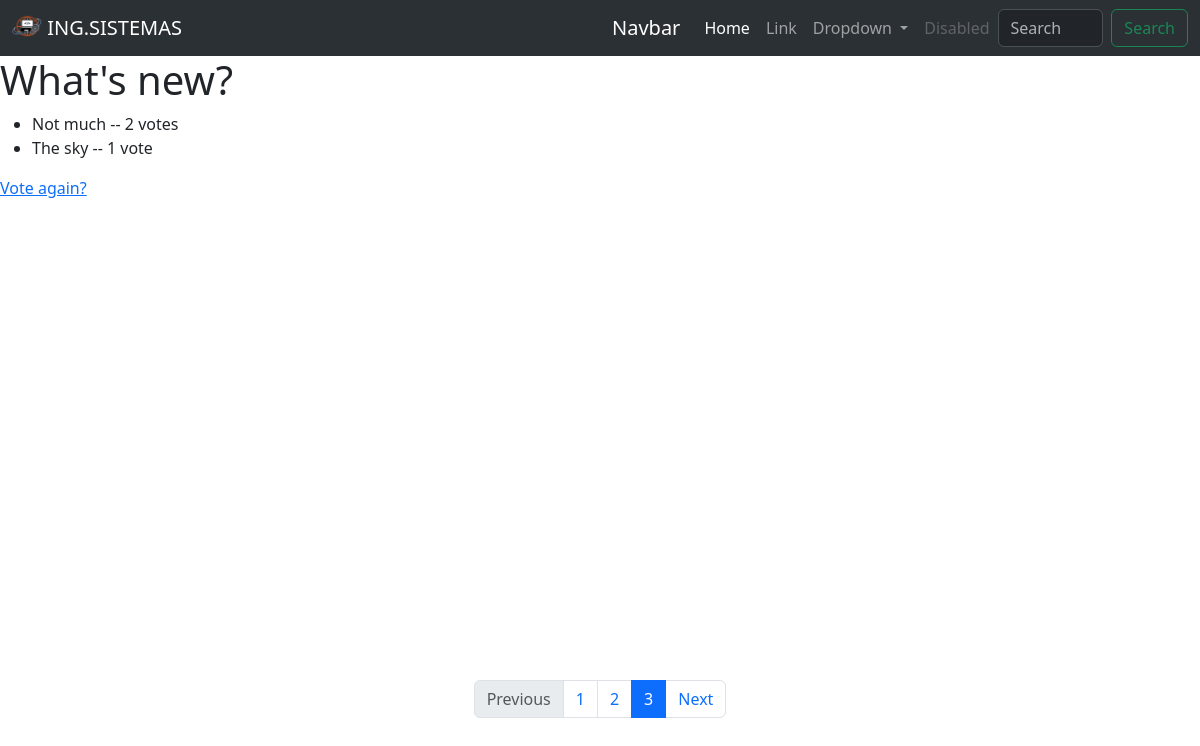
Before: /polls/1/results/ with the older database file.
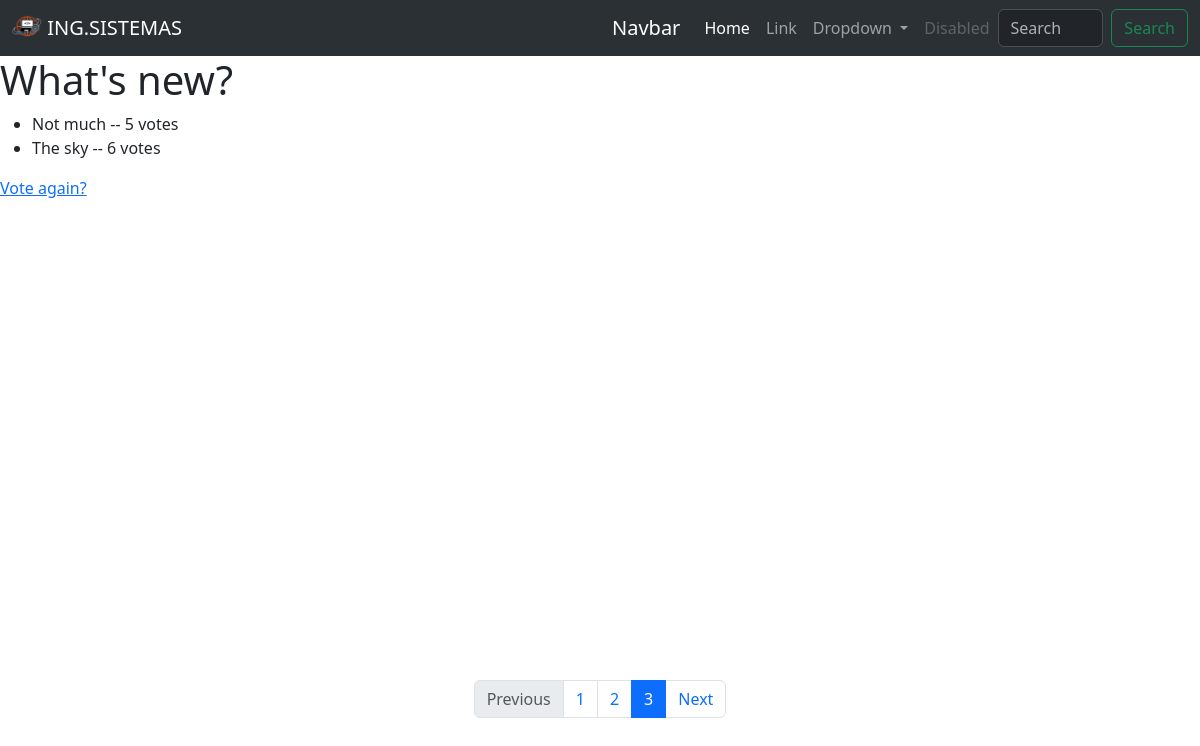
After: the same page with the newer database file.
### polls/models.py (models this page shows, shortened)
class Question(models.Model):
    question_text = models.CharField(max_length=200)
    pub_date = models.DateTimeField("date published")

class Choice(models.Model):
    question = models.ForeignKey(Question, on_delete=models.CASCADE)
    choice_text = models.CharField(max_length=200)
    votes = models.IntegerField(default=0)

### polls/views.py (the view)
# urls.py: path("<int:pk>/results/", views.ResultsView.as_view(), name="results"),
class ResultsView(generic.DetailView):
    model = Question
    template_name = "polls/results.html"

### polls/templates/polls/results.html (shortened to what this page needs)
<!doctype html>
<html lang="en">
<head>
    <link href="https://cdn.jsdelivr.net/npm/bootstrap@5.3.2/dist/css/bootstrap.min.css" rel="stylesheet"
>
</head>
<body>
    <nav class="navbar navbar-expand-lg bg-body-tertiary" data-bs-theme="dark">
        <div class="container-fluid">
          <a class="navbar-brand" href="#">
            <img src="../../static/polls/images/Logo_ISIC.png" alt="Logo" width="30" height="24"
              class="d-inline-block align-text-top">
            ING.SISTEMAS
          </a>
        </div>
        <div class="container-fluid">
          <a class="navbar-brand" href="#">Navbar</a>
          <div class="collapse navbar-collapse" id="navbarSupportedContent">
            <ul class="navbar-nav me-auto mb-2 mb-lg-0">
              <li class="nav-item">
                <a class="nav-link active" aria-current="page" href="#">Home</a>
              </li>
              <li class="nav-item">
                <a class="nav-link" href="#">Link</a>
              </li>
              <li class="nav-item dropdown">
                <a class="nav-link dropdown-toggle" href="#" role="button" data-bs-toggle="dropdown" aria-expanded="false">
                  Dropdown
                </a>
              </li>
              <li class="nav-item">
                <a class="nav-link disabled" aria-disabled="true">Disabled</a>
              </li>
            </ul>
            <form class="d-flex" role="search">
              <input class="form-control me-2" type="search" placeholder="Search" aria-label="Search">
              <button class="btn btn-outline-success" type="submit">Search</button>
            </form>
          </div>
        </div>
      </nav>
    <h1>{{ question.question_text }}</h1>
    <ul>
        {% for choice in question.choice_set.all %}
        <li>{{ choice.choice_text }} -- {{ choice.votes }} vote{{ choice.votes|pluralize }}</li>
        {% endfor %}
    </ul>
    <a href="{% url 'polls:detail' question.id %}">Vote again?</a>
    <footer style="padding-top: 30rem">
        <nav aria-label="Page navigation example">
            <ul class="pagination justify-content-center">
                <li class="page-item disabled">
                    <a class="page-link">Previous</a>
                </li>
                <li class="page-item"><a class="page-link" href="#">1</a></li>
                <li class="page-item"><a class="page-link" href="#">2</a></li>
                <li class="page-item active"><a class="page-link" href="#">3</a></li>
                <li class="page-item">
                    <a class="page-link" href="#">Next</a>
                </li>
            </ul>
        </nav>
    </footer>
</body>
</html>

Changed rows visible on the page:
changed Choice "Not much": votes "2" → "5"
changed Choice "The sky": votes "1" → "6"
